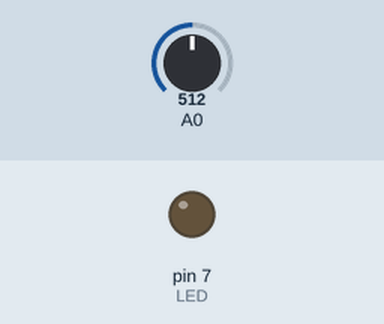
Simulated run of this sketch. Board: Arduino Uno, built with avr-gcc and run on an emulated ATmega328P. Shown: output pins drawn as LEDs (lit = HIGH). The inputs (shaded band) are chosen by the test bench; at power-on: A0 = 512. The modem accepts every AT command (registered, SIM ready, sends succeed) and sends nothing else; what the sketch prints to the serial monitor is not drawn.

Above: at 0.1 s.
At 20.1 s:
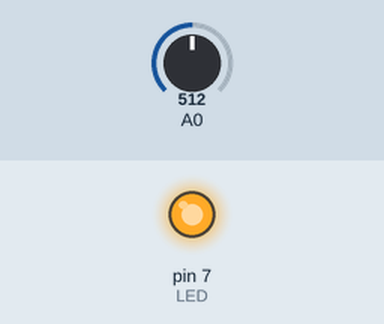
Timing chart, 0 to 21.6 s (numbered marks = the images above):
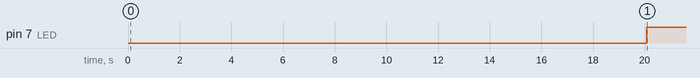

The sketch:

cds_laser.ino
```cpp
/*
 #include <SoftwareSerial.h>
   아두이노 보드에는 RX(0), TX(1) 포트가 있는데, 이것을 시리얼 포트라고 합니다.
   0번 포트와 1번 포트는 아두이노와 컴퓨터를 연결해주는 통신통로이며, 송신용/수신용으로 각각 하나씩만
   존재하기 때문에 1:1 통신, 즉 하나의 통신만이 가능합니다.
   따라서 필연적으로 0번과 1번을 이미 특정 용도로 사용하고 있을시
   아두이노 스케치에서 업로딩을 하지 못하는 등의 한계점이 존재하므로
   이러한 문제점(Serial 포트가 모자랄 때)을 해결하기 위해
   아두이노에서는 기본 라이브러리를 하나 마련해두었는데,
   그것이 바로 SoftwareSerial 라이브러리입니다.

   기본적으로 입출력 용도로 사용하도록 마련된 RX, TX를 하드웨어 시리얼이라고 부르는 것과
   구분짓기 위하여 SoftwareSerial이라고 칭하고 있습니다.
   2019년 경진대회 출품작에서는 SoftwareSerial 라이브러리를 사용하여 2, 3번 포트를 이용하였습니다.
   SoftwareSerial esp8266(2,3);
   와 같이 초기화하여 사용할 수 있습니다.

 */

#include <SoftwareSerial.h> //ESP8266 정보 연결
#define DEBUG true // debug true일시 특정 데이터 시리얼 모니터에 출력
SoftwareSerial esp8266(2,3); //ESP8266 아두이노 연결 포트 2,3선언

int cds = 0; // CDS 변수 선언
int light = 800; // 레이저 변수 선언
int count = 1; // 센서 인식 후 유지시간(초)
int state = 0;
int stateCount = 0;

byte isLocking = 1;         // 데이터 전송 확인 여부
byte isSensorWorking = 0;   // 센서 동작 확인 여부


void setup() {
  Serial.begin(9600); // 아두이노 보드레이트 고정
  esp8266.begin(9600); // 8266 보드레이트 고정

  pinMode(7, OUTPUT); // 확인용 LED 핀 할당
  digitalWrite(7, LOW); // 시작시 확인용 LED OFF

  String cwjap="AT+CWJAP=\"Bikoo\",\"12345678\"\r\n"; // AT+CWJAP 커멘드 준비.
  sendData("AT+RST\r\n",5000,DEBUG);     // 아두이노 IDE 리셋 초기화 설정
  sendData(cwjap,6000,DEBUG);       // 아두이노 와이파이 모듈 접속
  sendData("AT+CIFSR\r\n",3000,DEBUG);          // 아두이노가 켜지면 ESP8266에 할당된 IP 주소를 받아옴.
  sendData("AT+CIPMUX=1\r\n",3000,DEBUG);       // 멀티 커넥션(다중 접속)을 위한 설정
  sendData("AT+CIPSERVER=1,80\r\n",3000,DEBUG); // 포트 번호 80번으로 설정
}

void loop() {
  cds = analogRead(A0);// 변수 CDS에 아날로그 A0에 입력되는 신호를 대입
  Serial.println(cds); // 시리얼 모니터에 변수 CDS 출력


  if(cds<light)
  {
      digitalWrite(7, HIGH); // 950이상의 신호시 LED 점등
      if(isSensorWorking == 0) {  // 센서가 동작하지 않았다면
        isSensorWorking = 1;      // 센서가 동작하며
        isLocking = 0;            // 데이터 전송 준비 완료됨
      }
  }

  else
  {
      digitalWrite(7, LOW); // 949이하의 신호시 LED 소등
      if(isSensorWorking == 1) {  // 센서가 동작하고 있다면
          isSensorWorking = 0;    // 센서가 동작하지 않으며
          isLocking = 0;          // 데이터 전송 준비 완료됨
      }
  }


  if(isLocking == 0) {
    if(isSensorWorking == 1) {
          String temp = "GET /arduino/LaserSensorEvent?sensor=1 HTTP/1.1\r\nHost: localhost\r\n\r\n"; //서버에 비상 신호 On 전송 준비
          espsend(temp); //펑션 불러오기
          sendSignal(4);  // LED 아두이노에 데이터 전송
    } else {
          String temp = "GET /arduino/LaserSensorEvent?sensor=0 HTTP/1.1\r\nHost: localhost\r\n\r\n"; //서버에 비상 신호 Off 전송 준비
          espsend(temp); //펑션 불러오기
          sendSignal(5);  // LED 아두이노에 데이터 전송
    }
    isLocking = 1;        // 데이터 전송 후, 신호가 바뀔 때까지 데이터를 다시 보내지 않음
  }
}

void espsend(String d) { //접속을 위한 펑션
  String cmd = "AT+CIPSTART=0,\"TCP\",\"192.168.0.50\",8080\r\n";
  sendData(cmd, 500, true);
  String cipSend = " AT+CIPSEND=0,";
  cipSend += d.length();
  cipSend += "\r\n";
  sendData(cipSend, 500, DEBUG);
  sendData(d, 500, DEBUG);

  String closeCommand = "AT+CIPCLOSE=0\r\n";
  sendData(closeCommand,1000,DEBUG);
}

void sendSignal(int model) { //접속을 위한 펑션
  String cmd = "AT+CIPSTART=1,\"TCP\",\"192.168.0.13\",80\r\n";
  sendData(cmd, 500, true);
  String cipSend = "AT+CIPSEND=1,";
  String d;
  if(model == 4) {
    d = "GET /?model=4 HTTP/1.1\r\nHost: localhost\r\n\r\n";
  } else {
    d = "GET /?model=5 HTTP/1.1\r\nHost: localhost\r\n\r\n";
  }
  cipSend += d.length();
  cipSend += "\r\n";
  sendData(cipSend, 500, DEBUG);
  sendData(d, 500, DEBUG);

  String closeCommand = "AT+CIPCLOSE=1\r\n";  // 채널 Close 신호 전송
  sendData(closeCommand,1000,DEBUG);
}

/* setup() 실행시 자동으로 esp8266와 AP(공유기)를 세팅하는 메소드, 또한 esp8266 통신 자동종료 메소드 */
String sendData(String command, const int timeout, boolean debug) //펑션의 데이터 규격 //오른쪽부터 각각 명령어, 대기시간, debug 여부에 해당하는 파라메터
{
  String response = "";

  esp8266.print(command); // command 문자열을 ESP8266에 보냅니다.
  long int time = millis(); // millis() : 현재시간(아두이노가 시작된 후부터 경과된 시간)을 밀리초 단위로(1/1000 초) 반환하는 메소드.

  while((time+timeout) > millis()) //대기시간만큼만 동작하도록 설정하였음.
  {
    while(esp8266.available())  //esp8266 통신이 가능하다면 실행한다.
    {
      char c = esp8266.read();  // 수신된 byte 데이터를 읽는 read() 메소드.
      response += c; // byte 크기이므로 char 로 받아서 String 에 기입합니다.

    }
  }

  Serial.print(response);

  return response;
}
```

Measured:
- by itself, pin 7 (LED): LOW → HIGH at 20.1 s
